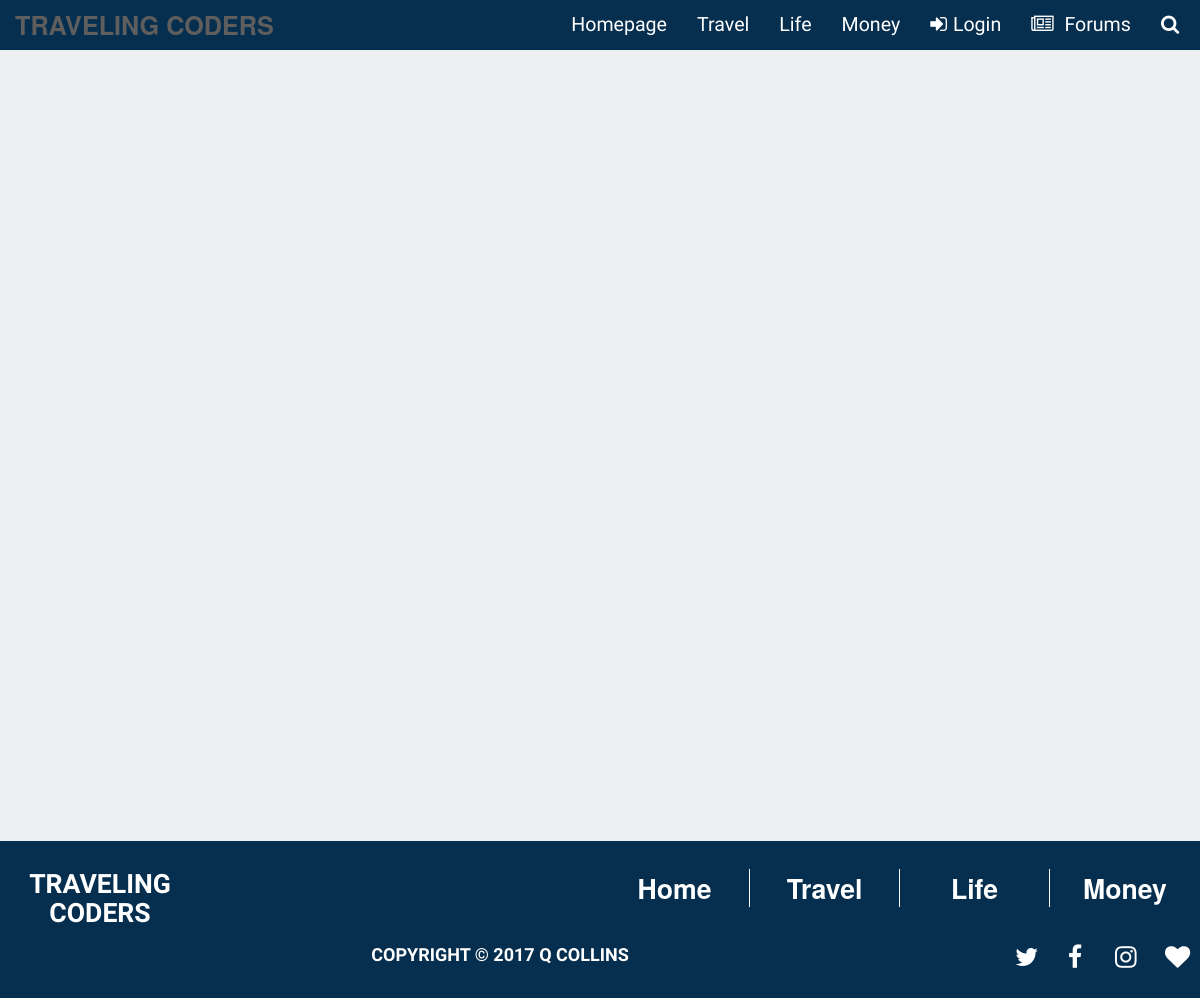
The page /src/sw.php?p=money on the database as committed earlier.
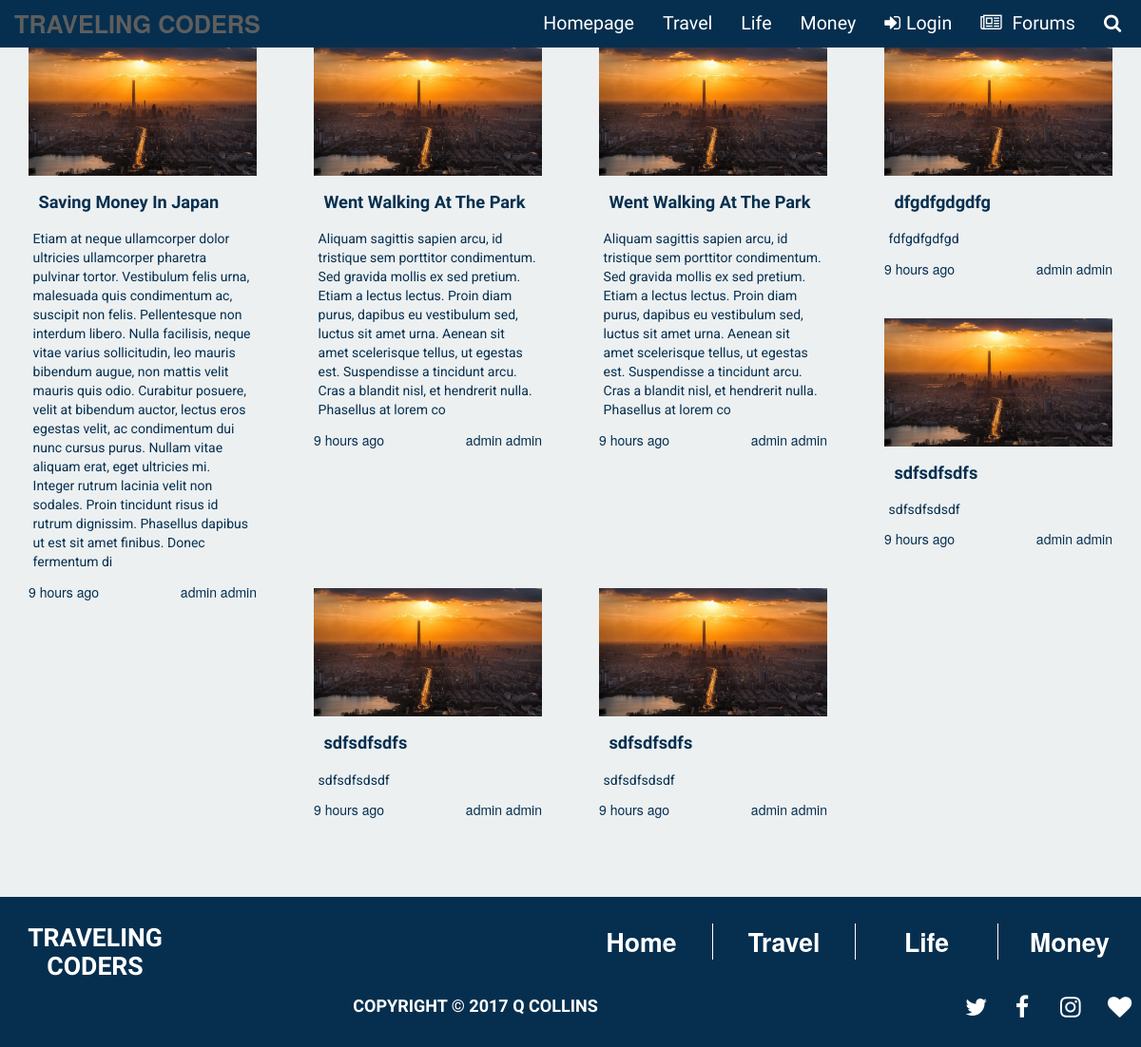
The same page on the database as committed later.
### tables this page shows
CREATE TABLE `categories` (
  `category_id` int(11) NOT NULL,
  `category_name` varchar(255) NOT NULL
);

CREATE TABLE `blogs` (
  `blog_id` int(11) NOT NULL,
  `blog_title` varchar(255) NOT NULL,
  `user_id` int(11) NOT NULL,
  `blog_time` timestamp NOT NULL DEFAULT CURRENT_TIMESTAMP,
  `blog_image` text,
  `blog_content` text NOT NULL,
  `blog_tags` varchar(255) NOT NULL,
  `blog_view_count` int(11) NOT NULL DEFAULT '0',
  `blog_likes_count` int(11) NOT NULL DEFAULT '0',
  `blog_comments_count` int(11) NOT NULL DEFAULT '0',
  `category_id` int(11) NOT NULL
);

CREATE TABLE `users` (
  `user_id` int(11) NOT NULL,
  `user_name_first` varchar(255) NOT NULL,
  `user_name_last` varchar(255) NOT NULL,
  `user_password` varchar(255) NOT NULL,
  `user_avatar` text,
  `user_username` varchar(255) NOT NULL,
  `user_email` varchar(255) NOT NULL
);

### src/functions.php (called while the page is built, shortened)
<?php
function getIdByName($table, $column, $str) {
    global $connection;
    $query = "SELECT category_id FROM {$table} WHERE {$column}='{$str}'";
    $result = mysqli_query($connection, $query);
    return $result;
}
function getById($str, $column, $id) {
    global $connection;
    $query = "SELECT * FROM {$str} WHERE {$column}={$id}";
    $result = mysqli_query($connection, $query);
    return $result;
}
function getAll($str) {
    global $connection;
    $query = "SELECT * FROM {$str}";
    $result = mysqli_query($connection, $query);
    return $result;
}
function time_elapsed_string($datetime, $full = false) {
    $now = new DateTime;
    $ago = new DateTime($datetime);
    $diff = $now->diff($ago);
    $diff->w = floor($diff->d / 7);
    $diff->d -= $diff->w * 7;
    $string = array(
        'y' => 'year',
        'm' => 'month',
        'w' => 'week',
        'd' => 'day',
        'h' => 'hour',
        'i' => 'minute',
        's' => 'second',
    );
    foreach ($string as $k => &$v) {
        if ($diff->$k) {
            $v = $diff->$k . ' ' . $v . ($diff->$k > 1 ? 's' : '');
        } else {
            unset($string[$k]);
        }
    }
    if (!$full) $string = array_slice($string, 0, 1);
    return $string ? implode(', ', $string) . ' ago' : 'just now';
}

### src/includes/blog_page.php (the view, shortened to what this page needs)
<div class="blog-page container">
    <?php
        $cat_name = ucwords($_GET['p']);
        $cat_id = getIdByName("categories", "category_name", $cat_name);
        $cat_id_row = mysqli_fetch_assoc($cat_id);
    ?>
    <div class="row">
        <?php
            $blogs = getById("blogs", "category_id", $cat_id_row['category_id']);
            $url = "../blog?p=post&pid=";
            while($row = mysqli_fetch_assoc($blogs)) {
                $time = $row['blog_time'];
                $user = getById("users", "user_id", $row['user_id']);
                $userRow = mysqli_fetch_assoc($user);
                $name_first = $userRow['user_name_first'];
                $name_last = $userRow['user_name_last'];
                $user_full_name = $name_first." ".$name_last;
                $timeSincePost = time_elapsed_string($time);
                echo "<div class='post col-md-3'>
                    <a  class='overlay' href='{$url}{$row['blog_id']}'></a>
                    <img src='assets/img/tianjin.jpg' class='img-responsive col-lg-12' alt=''>
                    <div>
                        <h1 class='col-lg-12'>{$row['blog_title']}</h1>
                        <p class='col-lg-12'>{$row['blog_content']}</p>
                        <div class='col-lg-12'>
                            <div class='row text-box'>
                                <span class='col-lg-6'>{$timeSincePost}</span>
                                <span class='col-lg-6'>{$user_full_name}</span>
                            </div>
                        </div>
                    </div>
                </div>";
            }
        ?>
    </div>
</div>

### src/includes/header.php (shortened to what this page needs)
<?php
  include_once('db.php');
  include_once("functions.php");
?>
<!DOCTYPE html>
<html lang="en">
<head>
    <link rel="stylesheet" href="assets/css/main.css">
</head>
<body>
<?php include 'includes/navigation.php'; ?>

### src/includes/navigation.php (shortened to what this page needs)
<header>
    <nav class="navbar navbar-default navbar-fixed-top">
        <div class="container-fluid">
        <div class="navbar-header">
            <a class="navbar-brand" href="/">Traveling Coders</a>
        </div>
        <div class="collapse navbar-collapse" id="bs-example-navbar-collapse-1">
            <ul class="nav navbar-nav navbar-right">
            <li><a href="/">Homepage</a></li>
            <?php
                $nav = getAll("categories");
                while($row = mysqli_fetch_assoc($nav)) {
                    $category_name = $row['category_name'];
                    $category_name_url = strtolower($category_name);
            ?>
                <li><a href="<?php echo 'sw.php?p='.$category_name_url; ?>"><?php echo $category_name;?></a></li>
            <?php
                }
            ?>
            <?php
                $url_page = "forums";
                $text = "boards";
                $url = urlencode($url_page);
                $url_encoded = $url . "?p=" . urlencode($text);
                if(!isset($_SESSION['userId'])) {
                echo "<li><a href='sw.php?p=login'><i class='fa fa-sign-in'></i>Login</a></li>";
                } else {
                echo "<li><a href='sw.php?p=logout'><i class='fa fa-sign-out'></i>Logout</a></li>";
                echo "<li><a href='/user'><i class='fa fa-cog'></i>Account</a></li>";
                }
            ?>
            <li><a href="<?php echo htmlspecialchars($url_encoded); ?>"><i class="fa fa-newspaper-o"></i> Forums</a></li>
            <li><a href="#" class="search-icon-lnk"><i class="fa fa-search"></i></a></li>
            </ul>
        </div>
        </div>
    </nav>
</header>

### src/sw.php (shortened to what this page needs)
<?php
    include "includes/header.php";
?>
<?php
    if(isset($_GET['p'])) {
        $source = $_GET['p'];
        switch($source) {
            case "money";
                include "includes/blog_page.php";
            break;
        }
    }
?>
<?php
    include "includes/footer.php";
?>

### src/includes/foot.php
<footer class="container-fluid">
    <div class="row">
        <div class="col-xs-12 col-md-6 col-lg-6">
            <div class="row">
                <h3 class="col-xs-12 col-md-12 col-lg-4 text-center">Traveling Coders</h3>
            </div>
        </div>
        <nav class="col-xs-12 col-md-6 col-lg-6">
            <ul class="row rm-p">
                <li class="col-xs-12 col-lg-3"><a href="#">Home</a></li>
                <li class="col-xs-12 col-lg-3"><a href="#">Travel</a></li>
                <li class="col-xs-12 col-lg-3"><a href="#">Life</a></li>
                <li class="col-xs-12 col-lg-3"><a href="#">Money</a></li>
            </ul>
        </nav>
    </div>
    <div class="row">
        <div class="col-lg-12">
            <div class="row">
                <div class="col-xs-12 col-md-6 col-lg-10">
                    <h4 class="copy">copyright &copy; 2017 Q Collins</h4>
                </div>
                <div class="col-xs-12 col-md-6 col-lg-2 text-center">
                    <div class="row icons">
                        <a href="#t"><i class="col-lg-3 fa fa-twitter"></i></a>
                        <a href="#f"><i class="col-lg-3 fa fa-facebook"></i></a>
                        <a href="#i"><i class="col-lg-3 fa fa-instagram"></i></a>
                        <a href="#h"><i class="col-lg-3 fa fa-heart"></i></a>
                    </div>
                </div>
            </div>
        </div>
    </div>
</footer>

### src/includes/footer.php (shortened to what this page needs)
    <?php include 'foot.php'; ?>
</body>
</html>

Rows that differ between the two databases and show on the page:
added blogs: blog_title "Saving Money In Japan", blog_content "Etiam at neque ullamcorper dolor ultricies ullamcorper pharetra pulvinar tortor. Vestibulum felis urna, malesuada quis condimentum ac, suscipit non felis. Pellentesque non interdum libero. Nulla facilisis, neque vitae varius sollicitudin, leo mauris bibendum augue, non mattis velit mauris quis odio. Curabitur posuere, velit at bibendum auctor, lectus eros egestas velit, ac condimentum dui nunc cursus purus. Nullam vitae aliquam erat, eget ultricies mi. Integer rutrum lacinia velit non sodales. Proin tincidunt risus id rutrum dignissim. Phasellus dapibus ut est sit amet finibus. Donec fermentum di", blog_time "9 hours ago", user.user_name_last "admin admin"
added blogs: blog_title "Went Walking At The Park", blog_content "Aliquam sagittis sapien arcu, id tristique sem porttitor condimentum. Sed gravida mollis ex sed pretium. Etiam a lectus lectus. Proin diam purus, dapibus eu vestibulum sed, luctus sit amet urna. Aenean sit amet scelerisque tellus, ut egestas est. Suspendisse a tincidunt arcu. Cras a blandit nisl, et hendrerit nulla. Phasellus at lorem co", blog_time "9 hours ago", user.user_name_last "admin admin"
added blogs: blog_title "Went Walking At The Park", blog_content "Aliquam sagittis sapien arcu, id tristique sem porttitor condimentum. Sed gravida mollis ex sed pretium. Etiam a lectus lectus. Proin diam purus, dapibus eu vestibulum sed, luctus sit amet urna. Aenean sit amet scelerisque tellus, ut egestas est. Suspendisse a tincidunt arcu. Cras a blandit nisl, et hendrerit nulla. Phasellus at lorem co", blog_time "9 hours ago", user.user_name_last "admin admin"
added blogs: blog_title "dfgdfgdgdfg", blog_content "fdfgdfgdfgd", blog_time "9 hours ago", user.user_name_last "admin admin"
added blogs: blog_title "sdfsdfsdfs", blog_content "sdfsdfsdsdf", blog_time "9 hours ago", user.user_name_last "admin admin"
added blogs: blog_title "sdfsdfsdfs", blog_content "sdfsdfsdsdf", blog_time "9 hours ago", user.user_name_last "admin admin"
added blogs: blog_title "sdfsdfsdfs", blog_content "sdfsdfsdsdf", blog_time "9 hours ago", user.user_name_last "admin admin"
